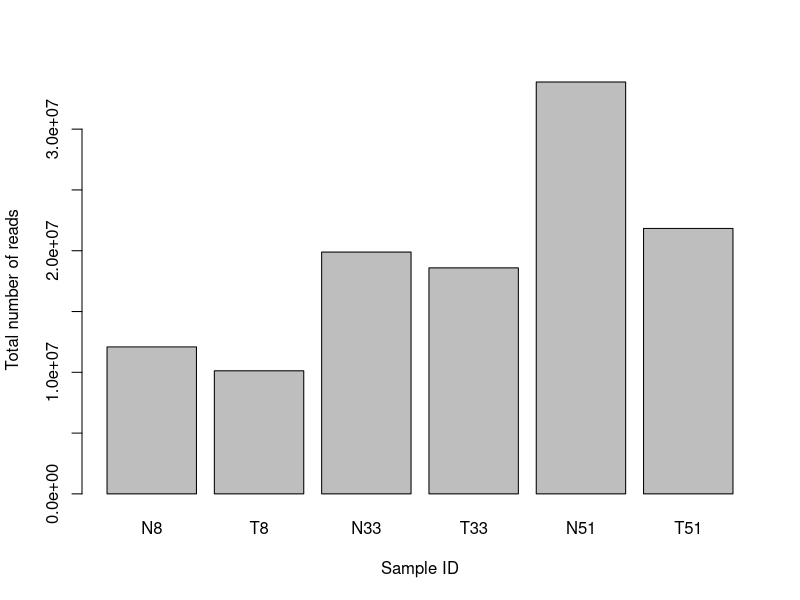
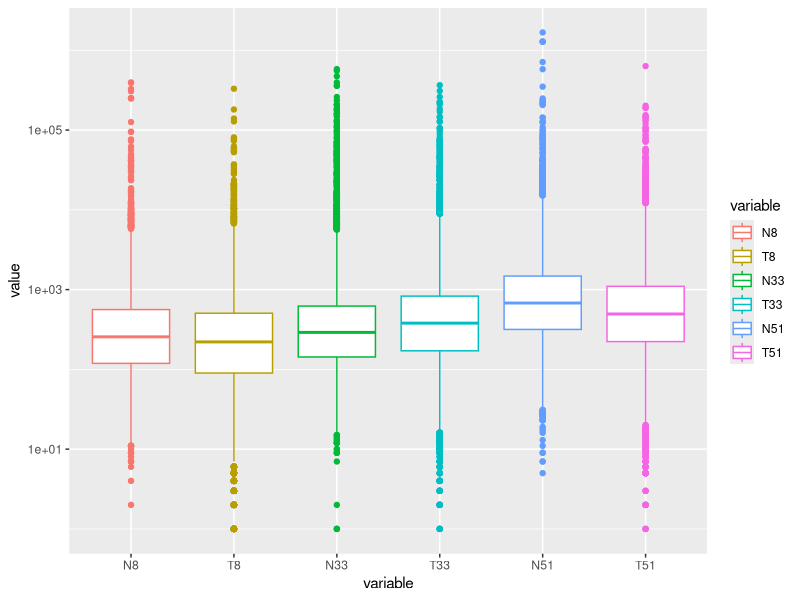
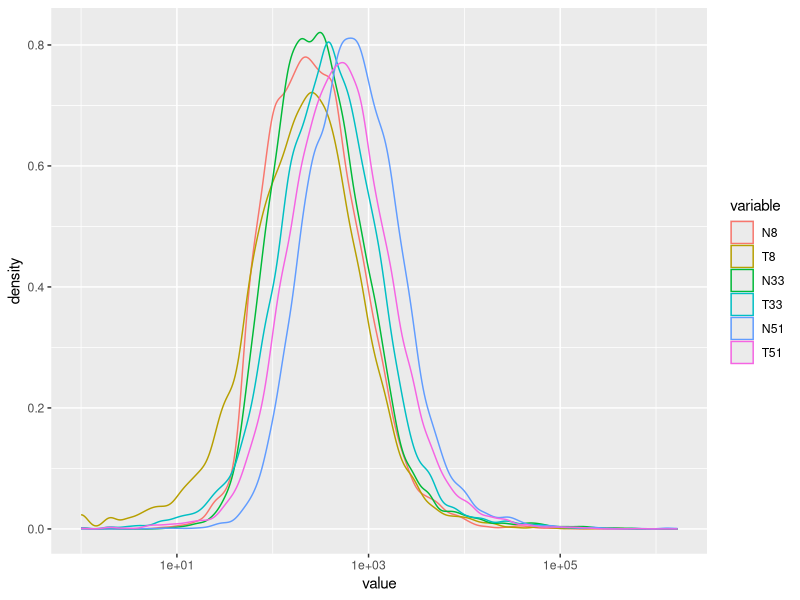
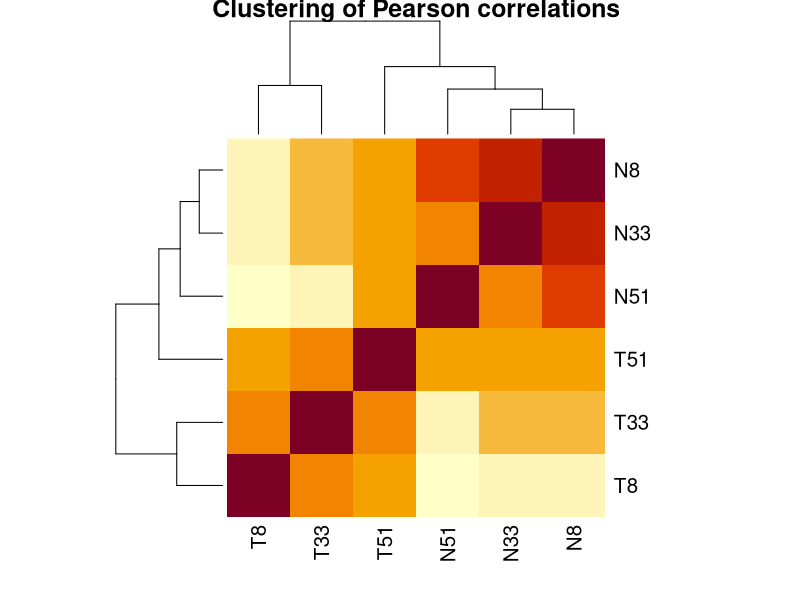
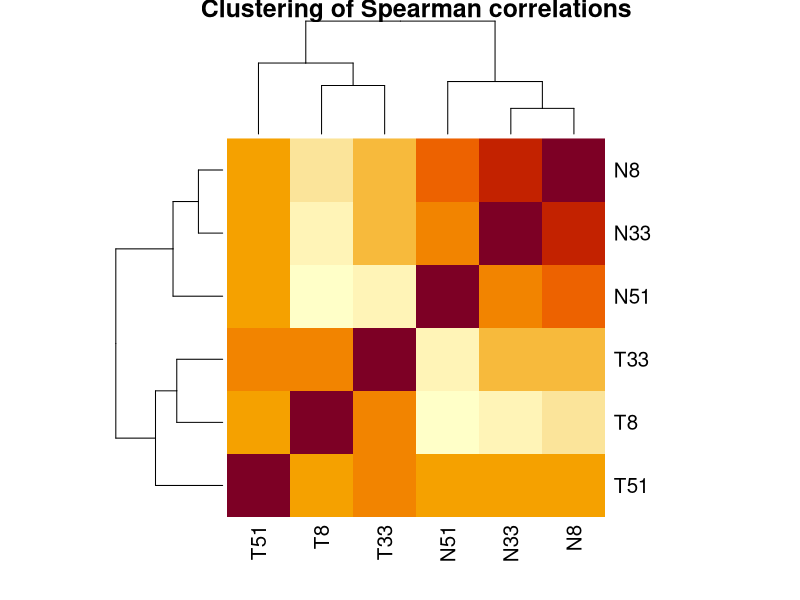
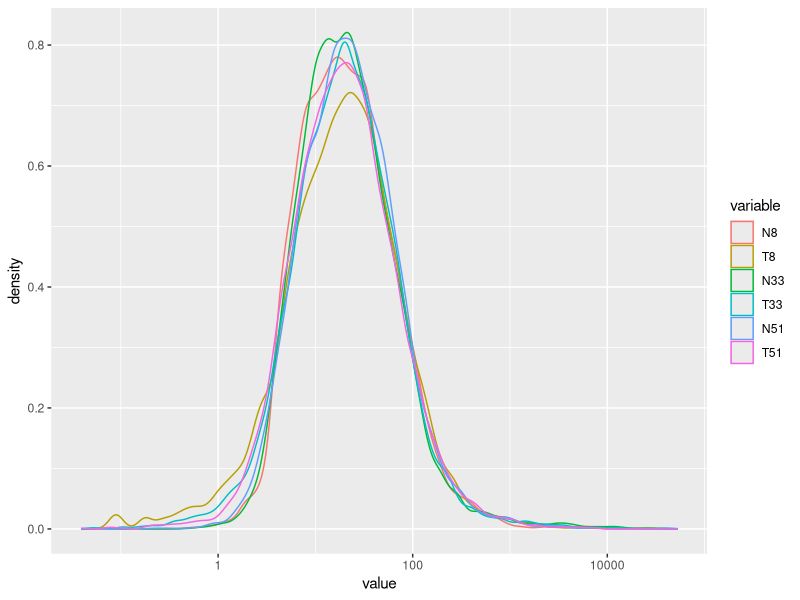
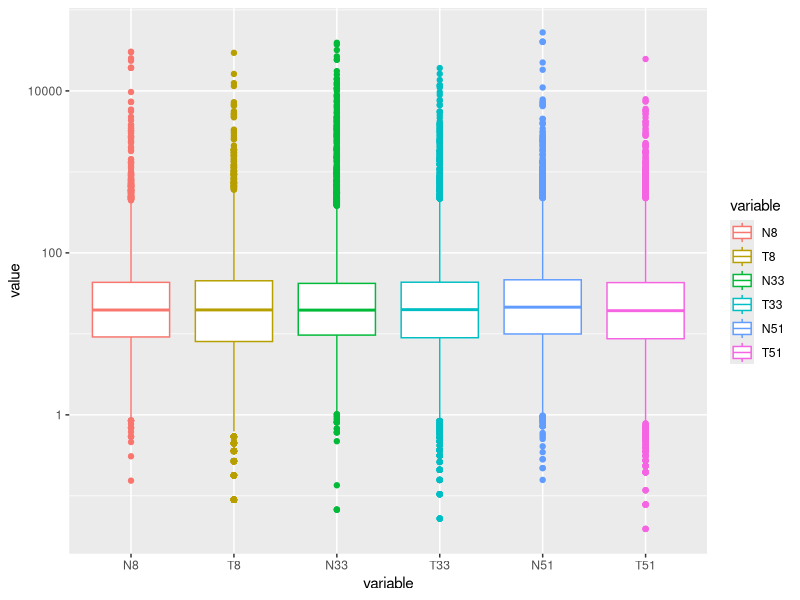
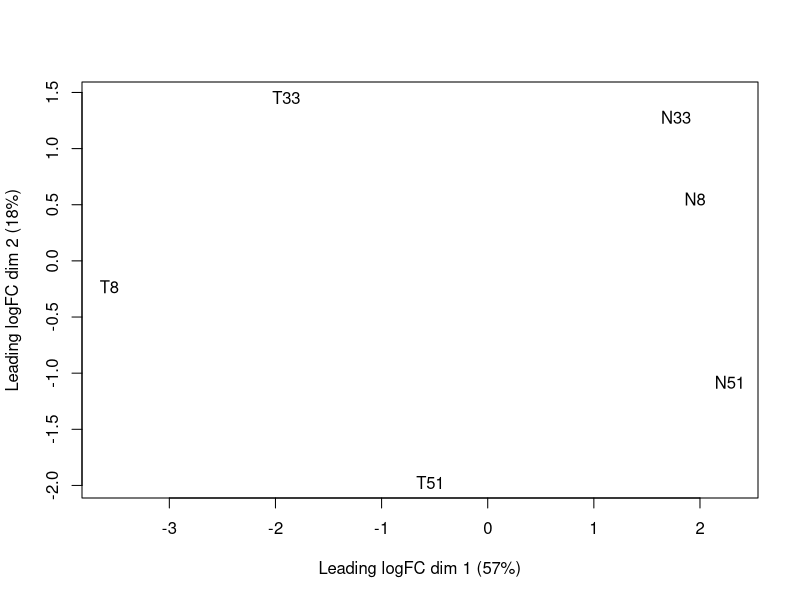

Write the R code that produced these figures, in order. (Note: this script raises an error after producing the figures.)
## ------------------------------------------------------------------------
rawdata <- read.delim("edgeR_example1_Tuch.tab", sep = "\t")

## ------------------------------------------------------------------------
head(rawdata)
dim(rawdata)
summary(rawdata)

## ------------------------------------------------------------------------
rawcounts <- rawdata[, 2:7]
genes <- rawdata[, 1]

## ------------------------------------------------------------------------
all(is.na(rawcounts) == FALSE)

## ------------------------------------------------------------------------
colSums(rawcounts)

barplot(colSums(rawcounts), ylab="Total number of reads", xlab="Sample ID")

## ------------------------------------------------------------------------
library(ggplot2)
library(reshape2)

ggplot(melt(rawcounts, measure.vars = 1:6), aes(y=value, x=variable, col=variable)) + 
  geom_boxplot() +                                    # we want a boxplot
  scale_y_log10()                                     # y scale is log10

ggplot(melt(rawcounts, measure.vars = 1:6), aes(x=value, col=variable)) + 
  geom_density() +                                    # we want a density plot
  scale_x_log10()                                     # x scale is log10

## ------------------------------------------------------------------------
log10_rawcounts <- log10(rawcounts + 1)

cor(log10_rawcounts, method="pearson")

## ------------------------------------------------------------------------
heatmap(as.matrix(cor(log10_rawcounts, method="pearson")), 
        main="Clustering of Pearson correlations", scale="none")
heatmap(as.matrix(cor(log10_rawcounts, method="spearman")), 
        main="Clustering of Spearman correlations", scale="none")

## ------------------------------------------------------------------------
library(edgeR)

## ------------------------------------------------------------------------
y <- DGEList(counts=rawcounts, genes=genes)
y <- calcNormFactors(y)

y$samples

## ------------------------------------------------------------------------
cpms <- as.data.frame(cpm(y, normalized.lib.sizes = TRUE))

ggplot(melt(cpms, measure.vars = 1:6), aes(x=value, col=variable)) + 
  geom_density() +                                    # we want a density plot
  scale_x_log10()                                     # x scale is log10

ggplot(melt(cpms, measure.vars = 1:6), aes(y=value, x=variable, col=variable)) + 
  geom_boxplot() +                                    # we want a boxplot
  scale_y_log10()                                     # y scale is log10

## ------------------------------------------------------------------------
plotMDS(y)

## ------------------------------------------------------------------------
Tissue <- factor(c("N","T","N","T","N","T"))

design <- model.matrix(~Tissue)
rownames(design) <- colnames(y)

design

## ------------------------------------------------------------------------
y <- estimateDisp(y, design, robust=TRUE)
fit <- glmFit(y, design)
lrt <- glmLRT(fit)

## ------------------------------------------------------------------------
summary(decideTestsDGE(lrt))

## ------------------------------------------------------------------------
plotMD(lrt)
abline(h=c(-1, 1), col="blue")

## ------------------------------------------------------------------------
result <- as.data.frame(topTags(lrt, n = nrow(rawcounts)))

head(result)

write.table(result, file = "edgeR_Tuch_Tumor_vs_NonTumor.csv", sep="\t", row.names = FALSE)

## ------------------------------------------------------------------------
Patient <- factor(c(8, 8, 33, 33, 51, 51))
Tissue <- factor(c("N","T","N","T","N","T"))

design <- model.matrix(~Patient + Tissue)
rownames(design) <- colnames(y)

design

y <- DGEList(counts=rawcounts, genes=genes)
y <- calcNormFactors(y)
y <- estimateDisp(y, design, robust=TRUE)
fit <- glmFit(y, design)
lrt <- glmLRT(fit)

de <- decideTestsDGE(lrt)
summary(de)

plotMD(lrt)
abline(h=c(-1, 1), col="blue")

result_paired <- as.data.frame(topTags(lrt, n = nrow(rawcounts)))
write.table(result_paired, file = "edgeR_Tuch_Tumor_vs_NonTumor_paired.csv", sep="\t", row.names = FALSE)
